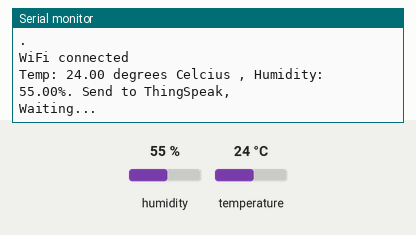
The sketch below on a simulated ESP8266 (NodeMCU). On the bench: the last lines printed to the serial monitor. Inputs (shaded band) come from the test bench; at power-on: humidity 55 %, temperature 24 °C. WiFi joins after 1.5 s; servers stay silent unless stated.

Above: at 4.2 s.
4.3 s: humidity set to 22 %
At 5.4 s:
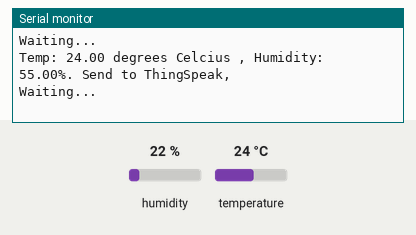
7.4 s: temperature set to 12 °C
At 9.0 s:
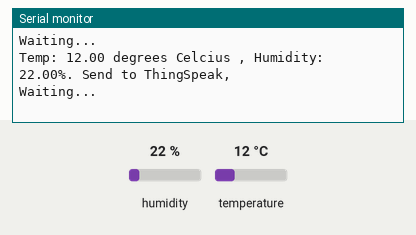
10.5 s: humidity set to 40 %
At 13.4 s:
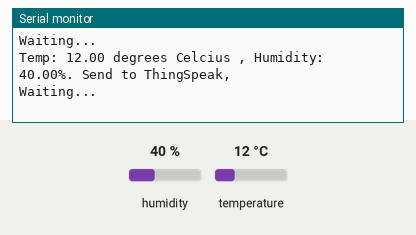
Timing chart, 0 to 14.9 s (numbered marks = the images above; inputs shaded):
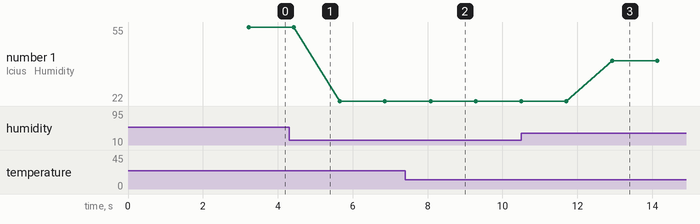

Measured:
- after the input at 7.4 s, the serial monitor: prints a new line after 0.68 s (image 2)
- after the input at 10.5 s, the serial monitor: prints a new line after 2.4 s (image 3)
- plotted number 1: 55 → 22 after the input at 4.3 s, 22 → 40 after the input at 10.5 s

The sketch:

week7.ino
```cpp
#include<DHT.h>
#include <ESP8266WiFi.h>
String apiKey = "HWQYJKR1L1FMH189";     //paste your write api key from thingspeak
const char *ssid =  "nigga";     // enter your wifi hotspot name
const char *pass =  "Jyothika"; // enter hotspot pass
const char* server = "api.thingspeak.com";
#define DHTPIN D4
DHT dht(DHTPIN,DHT11);
WiFiClient client;

void setup()
{
Serial.begin(115200);
delay(1000);
dht.begin();
Serial.println("Connecting to ");
Serial.println(ssid);
WiFi.begin(ssid, pass);
while (WiFi.status() != WL_CONNECTED)
{
delay(2000);
Serial.print(".");
}
Serial.println("   ");
Serial.println("WiFi connected");
}
void loop(){
  float h =dht.readHumidity();
  float t =dht.readTemperature();
  if(isnan(h)||isnan(t)){
    Serial.println("Failed to read from DHT sensor!");
    return;
  }

if (client.connect(server,80))
{
String postStr = apiKey;
postStr +="&field1=";
postStr +=String(t);
postStr +="&field2=";
postStr +=String(h);

postStr += "\r\n\r\n";

client.print("POST /update HTTP/1.1\n");
client.print("Host: api.thingspeak.com\n");
client.print("Connection: close\n");
client.print("X-THINGSPEAKAPIKEY: "+apiKey+"\n");
client.print("Content-Type: application/x-www-form-urlencoded\n");
client.print("Content-Length: ");
client.print(postStr.length());
client.print("\n\n");
client.print(postStr);
Serial.print("Temp: ");
Serial.print(t);
Serial.print(" degrees Celcius , Humidity: ");
Serial.print(h);
Serial.println("%. Send to ThingSpeak,");
client.stop();

Serial.println("Waiting...");

delay(1000);
}
}
```
